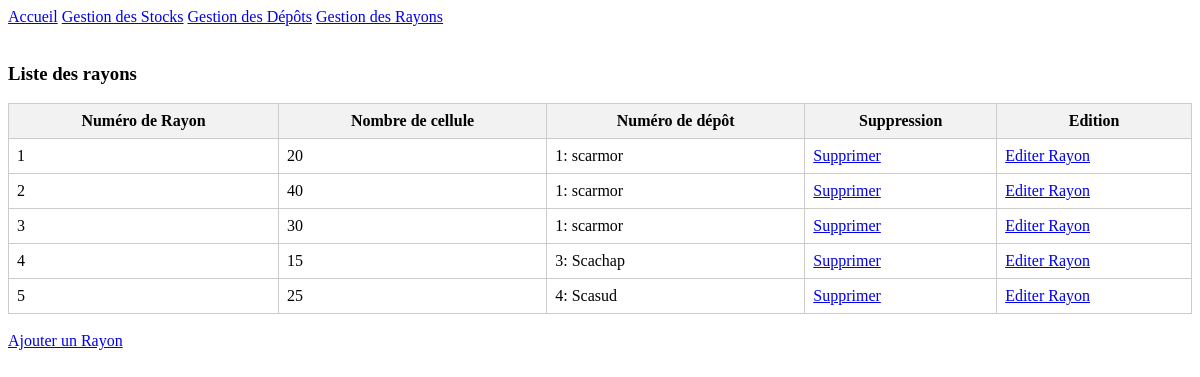
The page /gestion-rayons/ on the database as committed earlier.
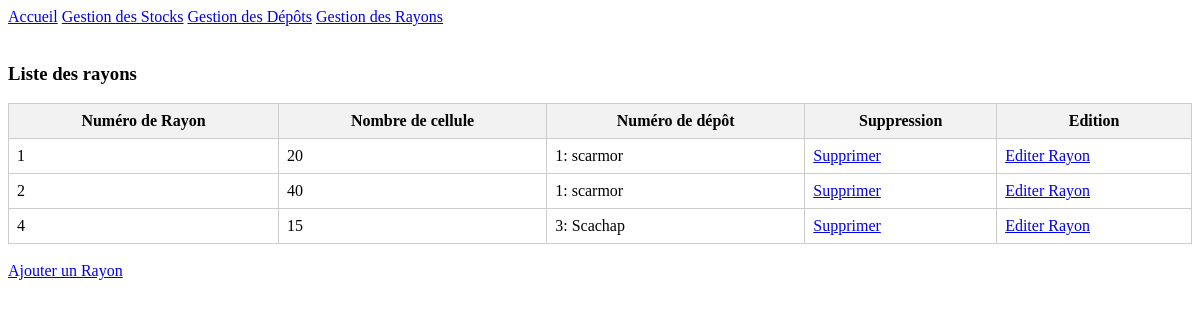
The same page on the database as committed later.
### GestionStock/models.py (models this page shows, shortened)
class Rayon(models.Model):
    no_rayon = models.AutoField(primary_key=True)
    nombre_de_cellule = models.IntegerField()
    no_depot = models.ForeignKey(Depot, on_delete=models.CASCADE)

class Depot(models.Model):
    no_depot = models.AutoField(primary_key=True)
    nom_depot = models.CharField(max_length=100)
    no_adresse = models.OneToOneField(Adresse, on_delete=models.CASCADE)
    def __str__(self):
        return f"{self.no_depot}: {self.nom_depot}"

### GestionStock/views.py (the view)
# urls.py: path('gestion-rayons/', views.afficher_rayons, name='gestion-rayons'),
def afficher_rayons(request):
    rayons = Rayon.objects.all()
    return render(request,
                  'afficher_rayons.html',
                  {'rayons': rayons})

### GestionStock/templates/afficher_rayons.html (shortened to what this page needs)
{% load static %}
<!DOCTYPE html>
<html lang="en">
<head>
    <link rel="stylesheet" href="{% static '/styles.css' %}" />
</head>
<body>
    {% include 'navbar.html' %}
    <br>
    <h3>Liste des rayons</h3>
    <table>
        <thead>
            <tr>
                <th>Numéro de Rayon</th>
                <th>Nombre de cellule</th>
                <th>Numéro de dépôt</th>
                <th>Suppression</th>
                <th>Edition</th>
            </tr>
        </thead>
        <tbody>
            {% for rayon in rayons %}
            <tr>
                <td>{{ rayon.no_rayon}}</td>
                <td>{{ rayon.nombre_de_cellule }}</td>
                <td>{{ rayon.no_depot }}</td>
                <td><a href="{% url 'supprimer-rayon' rayon.no_rayon %}">Supprimer</a></td>
                <td><a href="{% url 'editer-rayon' rayon.no_rayon %}">Editer Rayon</a></td>
            </tr>
            {% endfor %}
        </tbody>
    </table>
<br>
<a href="{% url 'ajouter-rayon' %}">Ajouter un Rayon</a>
</body>
</html>

### GestionStock/templates/navbar.html (shortened to what this page needs)
<!DOCTYPE html>
<html lang="en">
<head>
</head>
<body>
<nav class="navbar">
        <a href="{% url 'accueil' %}">Accueil</a>
        <a href="{% url 'gestion-stock' %}">Gestion des Stocks</a>
        <a href="{% url 'gestion-depots' %}">Gestion des Dépôts</a>
        <a href="{% url 'gestion-rayons' %}">Gestion des Rayons</a>
</nav>
</body>
</html>

### GestionStock/static/styles.css (style rules this page uses)
table { border-collapse: collapse; width: 100%; border: 1px solid #ccc; }
th { border: 1px solid #ccc; padding: 8px; background-color: #f2f2f2; }
td { border: 1px solid #ccc; padding: 8px; }

Rows that differ between the two databases and show on the page:
removed Rayon: no_rayon "3", nombre_de_cellule "30", no_depot "1: scarmor"
removed Rayon: no_rayon "5", nombre_de_cellule "25", no_depot "4: Scasud"
